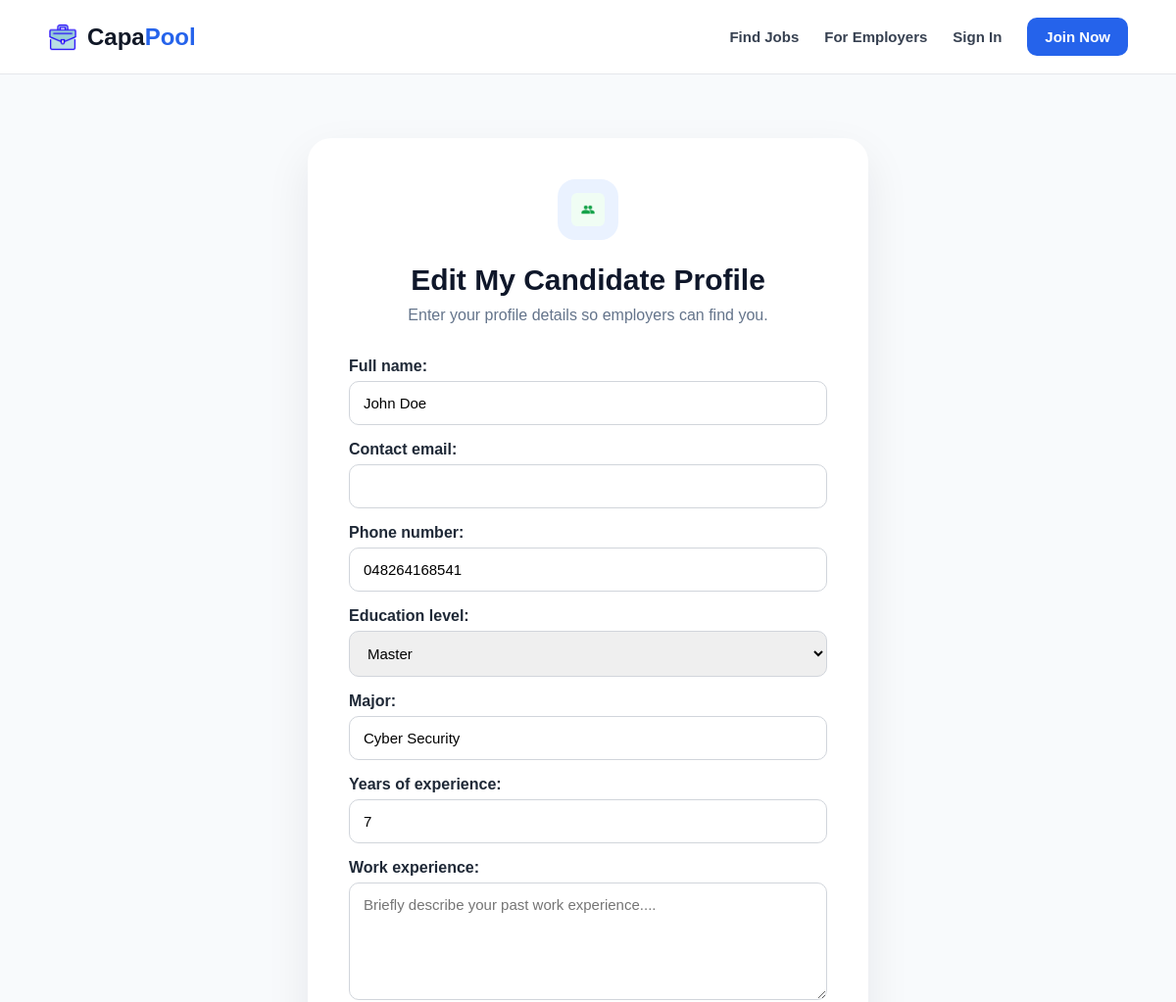
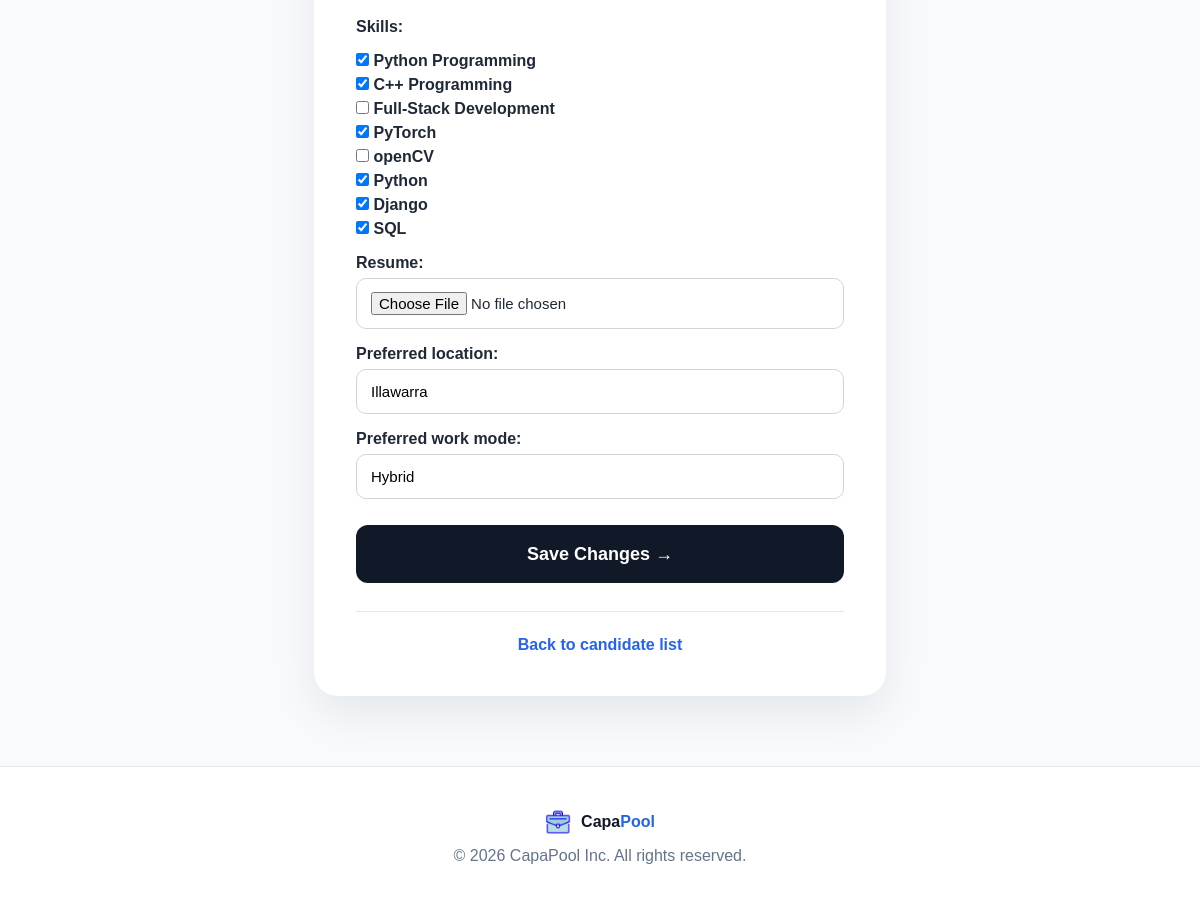
Screenshot of /candidates/my-profile/edit/ (signed in) with the database file from the repository (2 pictures, top to bottom).
### candidates/models.py (models this page shows, shortened)
class CandidateProfile(models.Model):
	education_choices = [
		('high_school', 'High School'),
		('diploma', 'Diploma'),
		('bachelor', 'Bachelor'),
		('master', 'Master'),
		('phd', 'PhD'),
	]
	work_mode_choices = [
		('remote', 'Remote'),
		('onsite', 'On-site'),
		('hybrid', 'Hybrid'),
	]
	user = models.OneToOneField(User, on_delete=models.CASCADE)
	full_name = models.CharField(max_length=150)
	contact_email = models.EmailField()
	phone_number = models.CharField(max_length=30, blank=True)
	education_level = models.CharField(max_length=50, choices=education_choices)
	major = models.CharField(max_length=100)
	years_of_experience = models.PositiveIntegerField(default=0)
	work_experience = models.TextField(blank=True)
	is_member = models.BooleanField(default=False)
	skills = models.ManyToManyField(Skill, blank=True)
	resume = models.FileField(upload_to='resume/', blank=True, null=True)
	preferred_location = models.CharField(max_length=100, blank=True)
	preferred_work_mode = models.CharField(max_length=30, blank=True)
	created_at = models.DateTimeField(auto_now_add=True)

### candidates/views.py (the view)
# urls.py: path('my-profile/edit/', views.edit_my_candidate_profile, name='edit_my_candidate_profile'),
@login_required
def edit_my_candidate_profile(request):
	candidate_profile = CandidateProfile.objects.filter(user=request.user).first()
	if candidate_profile is None:
		messages.error(request, 'You need to create a candidate profile first.')
		return redirect('create_candidate_profile')
	if request.method == 'POST':
		form = CandidateProfileForm(request.POST, request.FILES, instance=candidate_profile)
		if form.is_valid():
			form.save()
			messages.success(request, 'Candidate profile updated successfully.')
			return redirect('my_candidate_profile')
	else:
		form = CandidateProfileForm(instance=candidate_profile)
	return render(request, 'candidates/candidate_form.html', {
		'form': form,
		'page_title': 'Edit My Candidate Profile',
		'button_text': 'Save Changes'
	})

### candidates/forms.py
class CandidateProfileForm(forms.ModelForm):
	class Meta:
		model = CandidateProfile
		fields = [
			'full_name',
			'contact_email',
			'phone_number',
			'education_level',
			'major',
			'years_of_experience',
			'work_experience',
			'skills',
			'resume',
			'preferred_location',
			'preferred_work_mode',
		]
		widgets = {
			'work_experience': forms.Textarea(attrs={
				'rows': 4,
				'placeholder': 'Briefly describe your past work experience....'
			}),
			'skills': forms.CheckboxSelectMultiple(),
		}

### candidates/models.py (called while the page is built)
	def __str__(self):
		return self.name

### templates/candidates/candidate_form.html (shortened to what this page needs)
{% extends "base.html" %}
{% load static %}
{% block content %}
<section class="figma-form-page">
    <div class="figma-form-card">
        <div class="form-icon-box">
            <img src="{% static 'images/icon-users.png' %}" alt="candidate icon">
        </div>
        <h1>{{ page_title }}</h1>
        <p class="form-subtitle">Enter your profile details so employers can find you.</p>
        <form method="post" enctype="multipart/form-data" class="simple-form">
            {{ form.as_p }}
            <button type="submit" class="figma-submit-btn">{{ button_text }} →</button>
        </form>
        <div class="form-bottom-text">
            <a href="{% url 'candidate_list' %}">Back to candidate list</a>
        </div>
    </div>
</section>
{% endblock %}

### static/css/style.css (style rules this page uses)
* { margin: 0; padding: 0; box-sizing: border-box; }
body { font-family: Arial, sans-serif; background: #f8fafc; color: #1f2937; }
.figma-form-page { max-width: 620px; margin: 65px auto 70px; padding: 0 24px; }
.figma-form-card { background: white; border-radius: 24px; padding: 42px; box-shadow: 0 18px 45px rgba(15, 23, 42, 0.08); }
.form-icon-box { width: 62px; height: 62px; border-radius: 18px; background: #eaf2ff; display: flex; justify-content: center; align-items: center; margin: 0 auto 24px; }
.form-icon-box img { width: 34px; height: 34px; object-fit: contain; }
.figma-form-card h1 { text-align: center; font-size: 30px; margin-bottom: 10px; color: #0f172a; }
.figma-form-card .form-subtitle { text-align: center; color: #64748b; margin-bottom: 34px; }
.simple-form p { margin-bottom: 16px; }
.simple-form label { display: block; font-weight: bold; margin-bottom: 6px; }
.simple-form input, .simple-form select, .simple-form textarea { width: 100%; padding: 13px 14px; border: 1px solid #d1d5db; border-radius: 10px; font-size: 15px; font-family: Arial, sans-serif; }
.simple-form textarea { min-height: 120px; resize: vertical; }
.simple-form input[type="checkbox"] { width: auto; margin: 0; }
.figma-submit-btn { width: 100%; height: 58px; border: none; border-radius: 12px; background: #111827; color: white; font-size: 18px; font-weight: bold; cursor: pointer; margin-top: 10px; }
.form-bottom-text { text-align: center; margin-top: 28px; padding-top: 24px; border-top: 1px solid #e5e7eb; }
.form-bottom-text a { color: #2563eb; text-decoration: none; font-weight: bold; }

### rows the page displays
CandidateProfile: full_name "John Doe", phone_number "048264168541", education_level "Master", major "Cyber Security", years_of_experience "7", preferred_location "Illawarra", preferred_work_mode "Hybrid"

### other values shown
{{ page_title }} "Edit My Candidate Profile"
{{ button_text }} "Save Changes"
